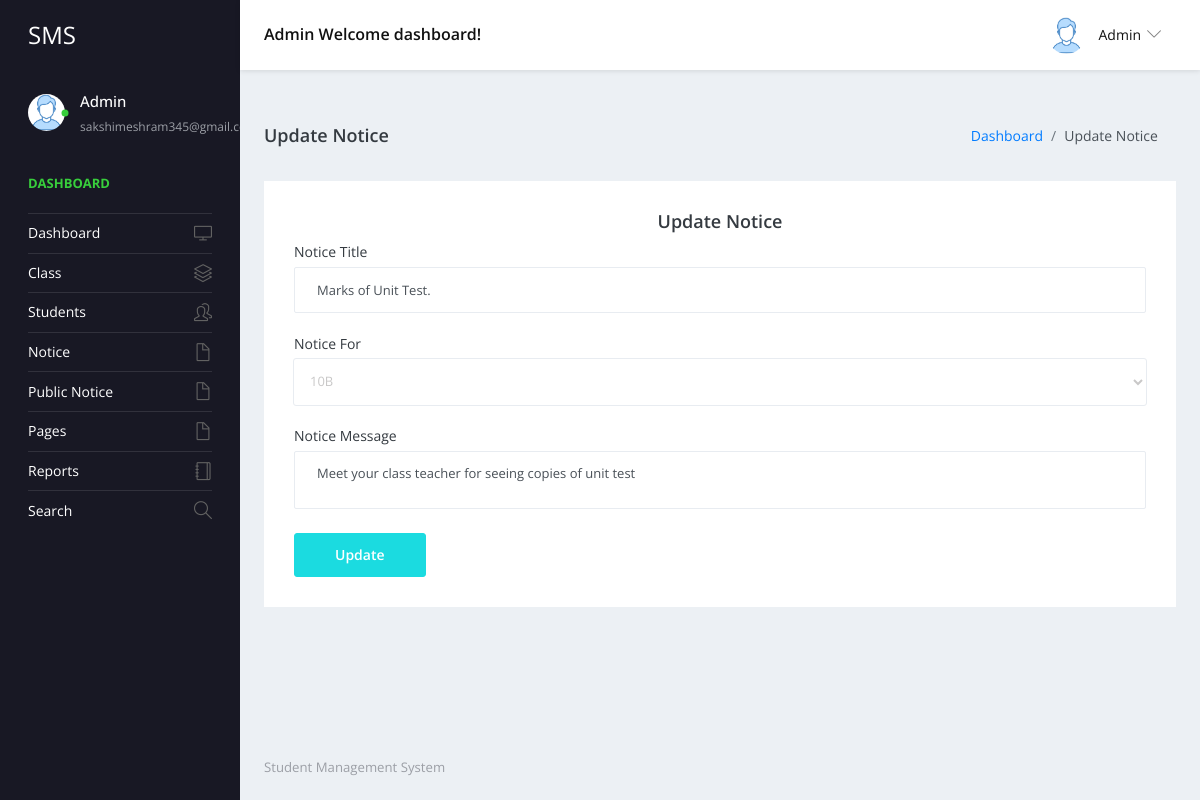
Page /studentms/admin/edit-notice-detail.php?editid=3 (signed in) on the committed database.
### tables this page shows
CREATE TABLE `tblnotice` (
  `ID` int NOT NULL,
  `NoticeTitle` mediumtext,
  `ClassId` int DEFAULT NULL,
  `NoticeMsg` mediumtext,
  `CreationDate` timestamp NULL DEFAULT CURRENT_TIMESTAMP
);

CREATE TABLE `tblclass` (
  `ID` int NOT NULL,
  `ClassName` varchar(50) DEFAULT NULL,
  `Section` varchar(20) DEFAULT NULL,
  `CreationDate` timestamp NULL DEFAULT CURRENT_TIMESTAMP
);

### studentms/admin/edit-notice-detail.php (the view, shortened to what this page needs)
<?php
include('includes/dbconnection.php');
if (strlen($_SESSION['sturecmsaid']==0)) {
  header('location:logout.php');
  } else{
  ?>
<!DOCTYPE html>
<html lang="en">
  <head>
    <link rel="stylesheet" href="vendors/simple-line-icons/css/simple-line-icons.css">
    <link rel="stylesheet" href="vendors/flag-icon-css/css/flag-icon.min.css">
    <link rel="stylesheet" href="vendors/css/vendor.bundle.base.css">
    <link rel="stylesheet" href="vendors/select2/select2.min.css">
    <link rel="stylesheet" href="vendors/select2-bootstrap-theme/select2-bootstrap.min.css">
    <link rel="stylesheet" href="css/style.css" />
  </head>
  <body>
    <div class="container-scroller">
     <?php include_once('includes/header.php');?>
      <div class="container-fluid page-body-wrapper">
      <?php include_once('includes/sidebar.php');?>
        <div class="main-panel">
          <div class="content-wrapper">
            <div class="page-header">
              <h3 class="page-title">Update Notice </h3>
              <nav aria-label="breadcrumb">
                <ol class="breadcrumb">
                  <li class="breadcrumb-item"><a href="dashboard.php">Dashboard</a></li>
                  <li class="breadcrumb-item active" aria-current="page"> Update Notice</li>
                </ol>
              </nav>
            </div>
            <div class="row">
              <div class="col-12 grid-margin stretch-card">
                <div class="card">
                  <div class="card-body">
                    <h4 class="card-title" style="text-align: center;">Update Notice</h4>
                    <form class="forms-sample" method="post" enctype="multipart/form-data">
                      <?php
$eid=$_GET['editid'];
$sql="SELECT tblclass.ID,tblclass.ClassName,tblclass.Section,tblnotice.NoticeTitle,tblnotice.CreationDate,tblnotice.ClassId,tblnotice.NoticeMsg,tblnotice.ID as nid from tblnotice join tblclass on tblclass.ID=tblnotice.ClassId where tblnotice.ID=:eid";
$query = $dbh -> prepare($sql);
$query->bindParam(':eid',$eid,PDO::PARAM_STR);
$query->execute();
$results=$query->fetchAll(PDO::FETCH_OBJ);
$cnt=1;
if($query->rowCount() > 0)
{
foreach($results as $row)
{               ?>
                      <div class="form-group">
                        <label for="exampleInputName1">Notice Title</label>
                        <input type="text" name="nottitle" value="<?php  echo htmlentities($row->NoticeTitle);?>" class="form-control" required='true'>
                      </div>
                      <div class="form-group">
                        <label for="exampleInputEmail3">Notice For</label>
                        <select  name="classid" class="form-control">
                          <option value="<?php  echo htmlentities($row->ClassId);?>"><?php  echo htmlentities($row->ClassName);?><?php  echo htmlentities($row->Section);?></option>
                        </select>
                      </div>
                      <div class="form-group">
                        <label for="exampleInputName1">Notice Message</label>
                        <textarea name="notmsg" value="" class="form-control" required='true'><?php  echo htmlentities($row->NoticeMsg);?></textarea>
                      </div>
                   <?php $cnt=$cnt+1;}} ?>
                      <button type="submit" class="btn btn-primary mr-2" name="submit">Update</button>
                    </form>
                  </div>
                </div>
              </div>
            </div>
          </div>
         <?php include_once('includes/footer.php');?>
        </div>
      </div>
    </div>
  </body>
</html><?php }  ?>

### studentms/admin/includes/header.php (shortened to what this page needs)
 <nav class="navbar default-layout-navbar col-lg-12 col-12 p-0 fixed-top d-flex flex-row">
        <div class="navbar-brand-wrapper d-flex align-items-center">
          <a class="navbar-brand brand-logo" href="dashboard.php">
            <strong style="color: white;">SMS</strong>
          </a>
        </div><?php
         $aid= $_SESSION['sturecmsaid'];
$sql="SELECT * from tbladmin where ID=:aid";
$query = $dbh -> prepare($sql);
$query->bindParam(':aid',$aid,PDO::PARAM_STR);
$query->execute();
$results=$query->fetchAll(PDO::FETCH_OBJ);
$cnt=1;
if($query->rowCount() > 0)
{
foreach($results as $row)
{               ?>
        <div class="navbar-menu-wrapper d-flex align-items-center flex-grow-1">
          <h5 class="mb-0 font-weight-medium d-none d-lg-flex"><?php  echo htmlentities($row->AdminName);?> Welcome dashboard!</h5>
          <ul class="navbar-nav navbar-nav-right ml-auto">
            <li class="nav-item dropdown d-none d-xl-inline-flex user-dropdown">
              <a class="nav-link dropdown-toggle" id="UserDropdown" href="#" data-toggle="dropdown" aria-expanded="false">
                <img class="img-xs rounded-circle ml-2" src="images/faces/face8.jpg" alt="Profile image"> <span class="font-weight-normal"> <?php  echo htmlentities($row->AdminName);?> </span></a>
                <?php $cnt=$cnt+1;}} ?>
            </li>
          </ul>
        </div>
      </nav>

### studentms/admin/includes/sidebar.php (shortened to what this page needs)
<nav class="sidebar sidebar-offcanvas" id="sidebar">
          <ul class="nav">
            <li class="nav-item nav-profile">
              <a href="#" class="nav-link">
                <div class="profile-image">
                  <img class="img-xs rounded-circle" src="images/faces/face8.jpg" alt="profile image">
                  <div class="dot-indicator bg-success"></div>
                </div>
                <div class="text-wrapper">
                  <?php
         $aid= $_SESSION['sturecmsaid'];
$sql="SELECT * from tbladmin where ID=:aid";
$query = $dbh -> prepare($sql);
$query->bindParam(':aid',$aid,PDO::PARAM_STR);
$query->execute();
$results=$query->fetchAll(PDO::FETCH_OBJ);
$cnt=1;
if($query->rowCount() > 0)
{
foreach($results as $row)
{               ?>
                  <p class="profile-name"><?php  echo htmlentities($row->AdminName);?></p>
                  <p class="designation"><?php  echo htmlentities($row->Email);?></p><?php $cnt=$cnt+1;}} ?>
                </div>
              </a>
            </li>
            <li class="nav-item nav-category">
              <span class="nav-link">Dashboard</span>
            </li>
            <li class="nav-item">
              <a class="nav-link" href="dashboard.php">
                <span class="menu-title">Dashboard</span>
                <i class="icon-screen-desktop menu-icon"></i>
              </a>
            </li>
            <li class="nav-item">
              <a class="nav-link" data-toggle="collapse" href="#ui-basic" aria-expanded="false" aria-controls="ui-basic">
                <span class="menu-title">Class</span>
                <i class="icon-layers menu-icon"></i>
              </a>
            </li>
            <li class="nav-item">
              <a class="nav-link" data-toggle="collapse" href="#ui-basic1" aria-expanded="false" aria-controls="ui-basic1">
                <span class="menu-title">Students</span>
                <i class="icon-people menu-icon"></i>
              </a>
            </li>
            <li class="nav-item">
              <a class="nav-link" data-toggle="collapse" href="#auth" aria-expanded="false" aria-controls="auth">
                <span class="menu-title">Notice</span>
                <i class="icon-doc menu-icon"></i>
              </a>
            </li>
            <li class="nav-item">
              <a class="nav-link" data-toggle="collapse" href="#auth1" aria-expanded="false" aria-controls="auth">
                <span class="menu-title">Public Notice</span>
                <i class="icon-doc menu-icon"></i>
              </a>
              <li class="nav-item">
              <a class="nav-link" data-toggle="collapse" href="#auth2" aria-expanded="false" aria-controls="auth">
                <span class="menu-title">Pages</span>
                <i class="icon-doc menu-icon"></i>
              </a>
            </li>
              <li class="nav-item">
              <a class="nav-link" href="between-dates-reports.php">
                <span class="menu-title">Reports</span>
                <i class="icon-notebook menu-icon"></i>
              </a>
            </li>
            <li class="nav-item">
              <a class="nav-link" href="search.php">
                <span class="menu-title">Search</span>
                <i class="icon-magnifier menu-icon"></i>
              </a>
            </li>
            </li>
          </ul>
        </nav>

### rows in the picture
tblnotice: nottitle "Marks of Unit Test.", classid "10B", notmsg "Meet your class teacher for seeing copies of unit test"

### other values in the picture
$row->AdminName "Admin"
